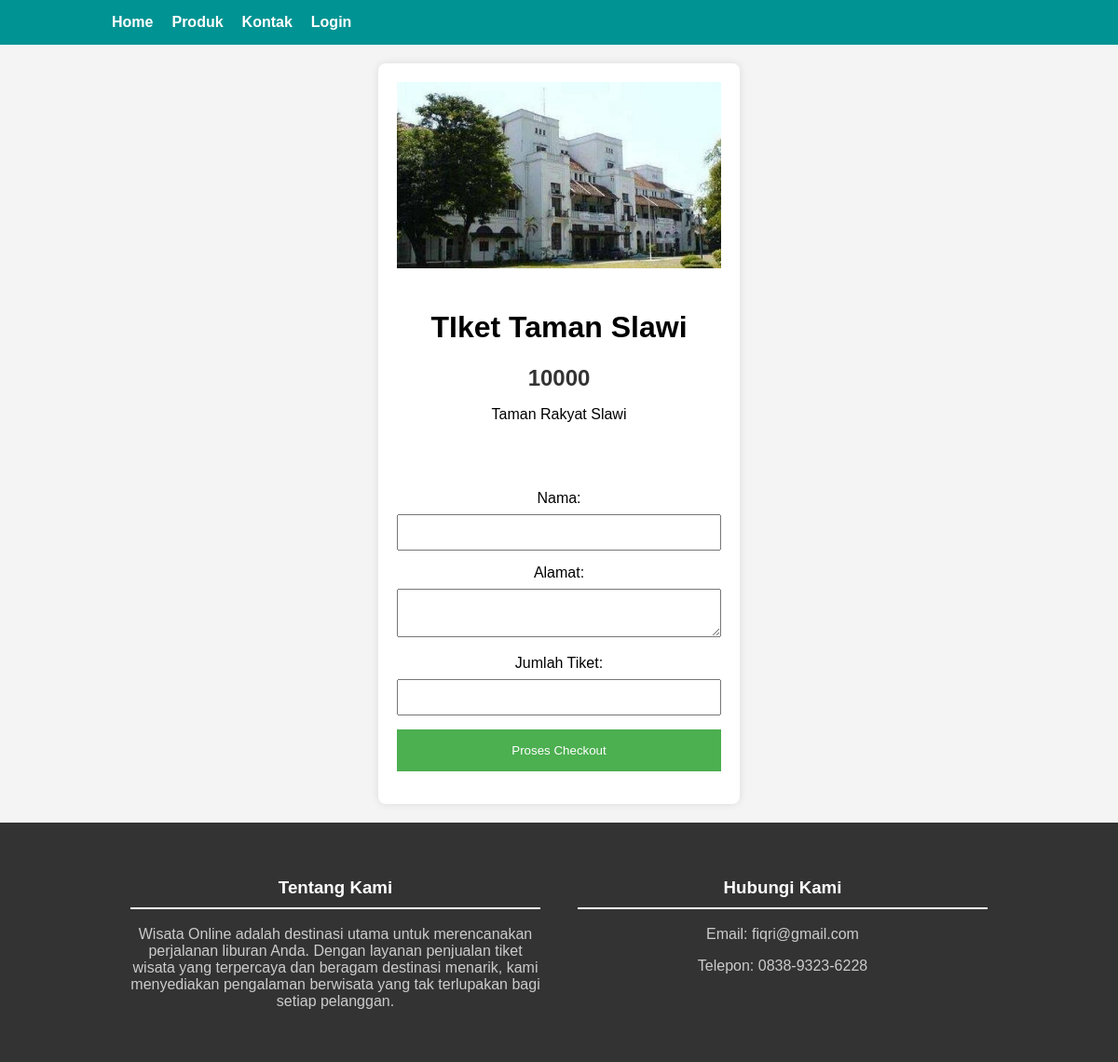
The app's page /checkout.php?id=17, older data.
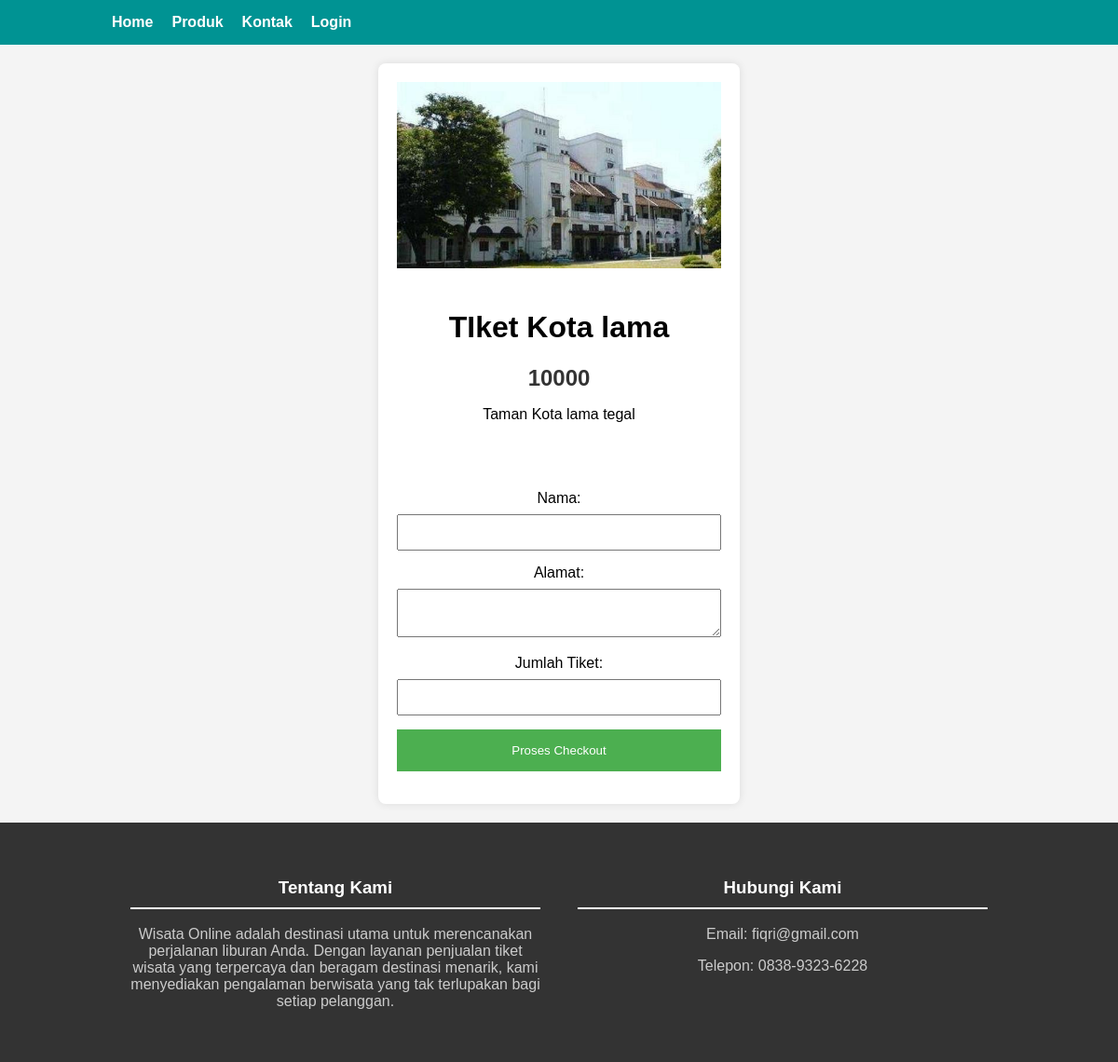
The same page, newer data.
### tables this page shows
CREATE TABLE `produk` (
  `id` int(11) NOT NULL,
  `gambar` text NOT NULL,
  `nama_barang` text NOT NULL,
  `harga` text NOT NULL,
  `deskripsi` text NOT NULL
);

### checkout.php (the view, shortened to what this page needs)
<?php
$host = "localhost";
$user = "root";
$password = "";
$database = "penjualan";
$koneksi = mysqli_connect($host, $user, $password, $database);
if (isset($_GET['id'])) {
    $id_produk = $_GET['id'];
    $query_produk = "SELECT * FROM produk WHERE id = $id_produk";
    $result_produk = mysqli_query($koneksi, $query_produk);
    $produk = mysqli_fetch_assoc($result_produk);
} else {
    header("Location: index.php");
    exit();
}
?>
<!DOCTYPE html>
<html lang="en">
<head>
    <link rel="stylesheet" href="style.css">
    <link rel="stylesheet" href="checkout-style.css">
</head>
<body>
    <header>
        <nav class="navbar">
            <div class="container">
                <ul class="nav-links">
                    <li><a href="index.php">Home</a></li>
                    <li><a href=".card">Produk</a></li>
                    <li><a href="footer-contact">Kontak</a></li>
                    <li><a href="login.php">Login</a></li>
                </ul>
            </div>
        </nav>
    </header>
    <div class="container">
        <div class="card">
            <img src="img/<?php echo $produk['gambar']; ?>" alt="Gambar tiket">
            <h1>
                <?php echo $produk['nama_barang']; ?>
            </h1>
            <h2>
                <?php echo $produk['harga']; ?>
            </h2>
            <p>
                <?php echo $produk['deskripsi']; ?>
            </p>
            <br><br>
            <form action="proses_checkout.php" method="post">
                <label for="nama">Nama:</label>
                <input type="text" id="nama" name="nama" required>
                <label for="alamat">Alamat:</label>
                <textarea id="alamat" name="alamat" required></textarea>
                <label for="jumlah_barang">Jumlah Tiket:</label>
                <input type="number" id="jumlah_barang" name="jumlah_barang" required>
                <button type="submit">Proses Checkout</button>
            </form>
        </div>
    </div>
</body>
<footer>
    <div class="container">
        <div class="footer-content">
            <div class="footer-about">
                <h3>Tentang Kami</h3>
                <p>Wisata Online adalah destinasi utama untuk merencanakan perjalanan liburan Anda. Dengan layanan
                    penjualan tiket wisata yang terpercaya dan beragam destinasi menarik, kami menyediakan pengalaman
                    berwisata yang tak terlupakan bagi setiap pelanggan.</p>
            </div>
            <div class="footer-contact">
                <h3>Hubungi Kami</h3>
                <p>Email: fiqri@gmail.com</p>
                <p>Telepon: 0838-9323-6228</p>
            </div>
        </div>
    </div>
</footer>
</html>

Row changes from the older to the newer data that the page shows:
changed produk: nama_barang "TIket Taman Slawi" → "TIket Kota lama"; deskripsi "Taman Rakyat Slawi" → "Taman Kota lama tegal"
